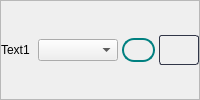
             <widget class="QFrame" name="text1_2">
              <property name="maximumSize">
               <size>
                <width>16777215</width>
                <height>16777215</height>
               </size>
              </property>
              <property name="frameShape">
               <enum>QFrame::StyledPanel</enum>
              </property>
              <property name="frameShadow">
               <enum>QFrame::Raised</enum>
              </property>
              <layout class="QHBoxLayout" name="horizontalLayout_7">
               <property name="spacing">
                <number>4</number>
               </property>
               <property name="leftMargin">
                <number>0</number>
               </property>
               <property name="topMargin">
                <number>0</number>
               </property>
               <property name="rightMargin">
                <number>0</number>
               </property>
               <property name="bottomMargin">
                <number>0</number>
               </property>
               <item>
                <widget class="QLabel" name="text1_1">
                 <property name="minimumSize">
                  <size>
                   <width>0</width>
                   <height>0</height>
                  </size>
                 </property>
                 <property name="maximumSize">
                  <size>
                   <width>70</width>
                   <height>16777215</height>
                  </size>
                 </property>
                 <property name="text">
                  <string>Text1</string>
                 </property>
                </widget>
               </item>
               <item>
                <widget class="QComboBox" name="changeSelectedColor_6">
                 <property name="minimumSize">
                  <size>
                   <width>80</width>
                   <height>0</height>
                  </size>
                 </property>
                 <property name="maximumSize">
                  <size>
                   <width>80</width>
                   <height>16777215</height>
                  </size>
                 </property>
                </widget>
               </item>
               <item>
                <widget class="QLabel" name="selectedColor_6">
                 <property name="minimumSize">
                  <size>
                   <width>0</width>
                   <height>24</height>
                  </size>
                 </property>
                 <property name="maximumSize">
                  <size>
                   <width>50</width>
                   <height>24</height>
                  </size>
                 </property>
                 <property name="styleSheet">
                  <string notr="true">QLabel{
	border: 2px solid teal;
	border-radius: 12px;
}</string>
                 </property>
                 <property name="text">
                  <string/>
                 </property>
                </widget>
               </item>
               <item>
                <widget class="QPushButton" name="colorPicker_6">
                 <property name="minimumSize">
                  <size>
                   <width>40</width>
                   <height>30</height>
                  </size>
                 </property>
                 <property name="maximumSize">
                  <size>
                   <width>40</width>
                   <height>30</height>
                  </size>
                 </property>
                 <property name="cursor">
                  <cursorShape>PointingHandCursor</cursorShape>
                 </property>
                 <property name="styleSheet">
                  <string notr="true">QPushButton { 
	   border: 1px  solid  rgb(49, 54, 72);
	border-radius: 3px;
 background: qlineargradient(x1: 0, y1: 0, x2: 0, y2: 1,
                                stop: 0 #13161f, stop: 0.4 #161924,
                                stop: 0.5 #171c26, stop: 1.0 #1b202c);
}

QPushButton:hover{
	background:rgb(62, 62, 62);
	border-radius: 3px;
}</string>
                 </property>
                 <property name="text">
                  <string/>
                 </property>
                
                </widget>
               </item>
              </layout>
             </widget>
